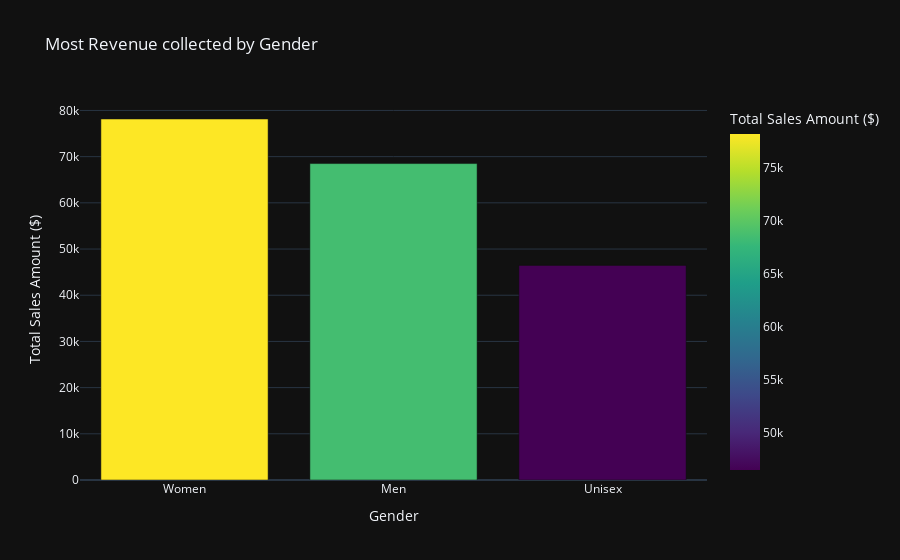

Notebook source saved alongside this figure:
### Markdown cell above
### **3. Revnenue Collected By Gender Category**

### Code cell
revenue_by_gender = data.groupby('Gender')['Amount ($)'].sum().sort_values(ascending=False).reset_index()

fig = px.bar(
    revenue_by_gender,
    x='Gender',
    y='Amount ($)',
    title='Most Revenue collected by Gender',
    labels={'Gender': 'Gender', 'Amount ($)': 'Total Sales Amount ($)'},
    color='Amount ($)',
    color_continuous_scale=px.colors.sequential.Viridis,
    template='plotly_dark'
)
fig.show()

### Figure 1 — Plotly figure (JSON) as saved in the notebook; plotly's stock layout.template omitted (floating-point values rounded to 4 significant figures)
{"data": [{"alignmentgroup": "True", "hovertemplate": "Gender=%{x}<br>Total Sales Amount ($)=%{marker.color}<extra></extra>", "legendgroup": "", "marker": {"color": [78150.0, 68500.0, 46450.0], "coloraxis": "coloraxis", "pattern": {"shape": ""}}, "name": "", "offsetgroup": "", "orientation": "v", "showlegend": false, "textposition": "auto", "type": "bar", "x": ["Women", "Men", "Unisex"], "xaxis": "x", "y": [78150.0, 68500.0, 46450.0], "yaxis": "y"}], "layout": {"barmode": "relative", "coloraxis": {"colorbar": {"title": {"text": "Total Sales Amount ($)"}}, "colorscale": [[0, "#440154"], [0.1111, "#482878"], [0.2222, "#3e4989"], [0.3333, "#31688e"], [0.4444, "#26828e"], [0.5556, "#1f9e89"], [0.6667, "#35b779"], [0.7778, "#6ece58"], [0.8889, "#b5de2b"], [1, "#fde725"]]}, "legend": {"tracegroupgap": 0}, "title": {"text": "Most Revenue collected by Gender"}, "xaxis": {"anchor": "y", "domain": [0, 1], "title": {"text": "Gender"}}, "yaxis": {"anchor": "x", "domain": [0, 1], "title": {"text": "Total Sales Amount ($)"}}}}
